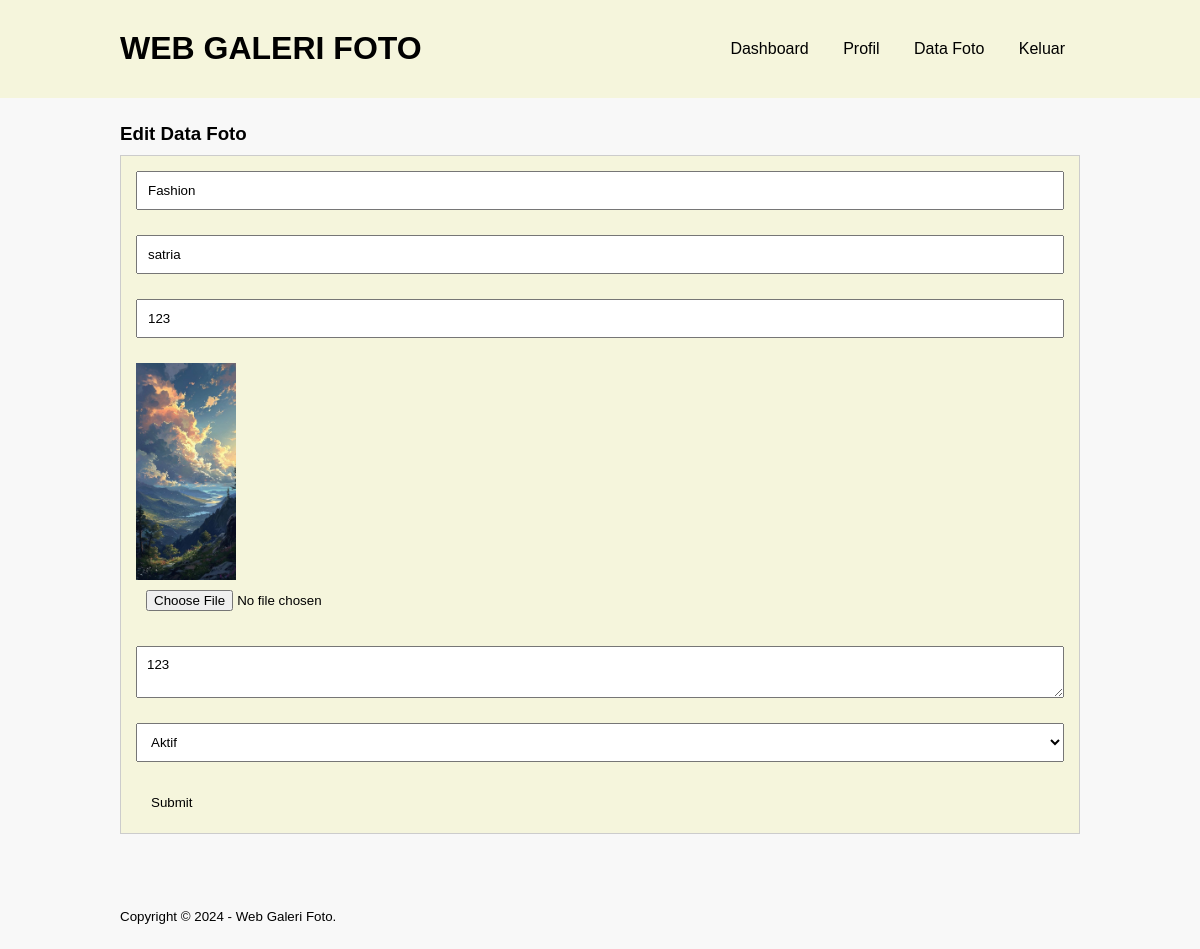
/edit-image.php?id=63 (signed in), run on the app's committed database.
### tables this page shows
CREATE TABLE `tb_image` (
  `image_id` int(11) NOT NULL,
  `category_id` int(11) NOT NULL,
  `category_name` varchar(100) NOT NULL,
  `admin_id` int(11) NOT NULL,
  `admin_name` varchar(100) NOT NULL,
  `image_name` varchar(100) NOT NULL,
  `image_description` text NOT NULL,
  `image` varchar(100) NOT NULL,
  `image_status` tinyint(1) NOT NULL,
  `date_created` timestamp NOT NULL DEFAULT CURRENT_TIMESTAMP ON UPDATE CURRENT_TIMESTAMP
);

### edit-image.php (the view, shortened to what this page needs)
<?php
	include 'db.php';
	$produk = mysqli_query($conn, "SELECT * FROM  tb_image WHERE image_id = '".$_GET['id']."'");
	$p = mysqli_fetch_object($produk);
?>
<!DOCTYPE html PUBLIC "-//W3C//DTD XHTML 1.0 Transitional//EN" "http://www.w3.org/TR/xhtml1/DTD/xhtml1-transitional.dtd">
<html xmlns="http://www.w3.org/1999/xhtml">
<head>
<link rel="stylesheet" type="text/css" href="css/style.css">
</head>
<body>
     <header>
        <div class="container">
        <h1><a href="dashboard.php">WEB GALERI FOTO</a></h1>
        <ul>
           <li><a href="dashboard.php">Dashboard</a></li>
           <li><a href="profil.php">Profil</a></li>
           <li><a href="data-image.php">Data Foto</a></li>
           <li><a href="Keluar.php">Keluar</a></li>
        </ul>
        </div>
    </header>
    <div class="section">
        <div class="container">
            <h3>Edit Data Foto</h3>
            <div class="box">
    <form action="" method="POST" enctype="multipart/form-data">
            <input type="text" name="kategori" class="input-control" placeholder="Kategori Foto" value="<?php echo $p->category_name ?>" readonly="readonly">
            <input type="text" name="namauser" class="input-control" placeholder="Nama User" value="<?php echo $p->admin_name ?>" readonly="readonly">
            <input type="text" name="nama" class="input-control" placeholder="Nama Foto" value="<?php echo $p->image_name ?>" required>
                   <img src="foto/<?php echo $p->image ?>" width="100px" />
                   <input type="file" name="gambar" class="input-control">
                   <textarea class="input-control" name="deskripsi" placeholder="Deskripsi"><?php echo $p->image_description ?></textarea><br />
                   <select class="input-control" name="status">
                       <option value="1" <?php echo ($p->image_status == 1)? 'selected':''; ?>>Aktif</option>
                   </select>
                   <input type="submit" name="submit" value="Submit" class="btn">
               </form>
        </div>
        </div>
    </div>
     <footer>
        <div class="container">
            <small>Copyright &copy; 2024 - Web Galeri Foto.</small>
        </div>
    </footer>
</body>
</html>

### css/style.css (style rules this page uses)
* { padding: 0; margin: 0; font-family: 'Quicksand', sans-serif; color: #000000; }
body { background-color: #f8f8f8; }
a { color: inherit; text-decoration: none; }
.input-control { width: 100%; padding: 10px; margin-bottom: 25px; box-sizing: border-box; }
.btn { padding: 8px 15px; background-color: #f5f5dc; color: #000; border: none; cursor: pointer; }
header { background: linear-gradient(to right, #f5f5dc, #f5f5dc); color: #fff; padding: 20px 0; text-align: center; }
header h1 { float: left; padding: 10px 0; }
header ul { float: right; }
header ul li { display: inline-block; }
header ul li a { padding: 20px 15px 20px 15px; display: inline-block; }
footer { padding: 25px 0; }
.container { width: 80%; margin: 0 auto; }
.container:after { content: ''; display: block; clear: both; }
.section { padding: 25px 0; }
.box { background: linear-gradient(to right, #f5f5dc, #f5f5dc); border: 1px solid #ccc; padding: 15px; box-sizing: border-box; margin: 10px 0 25px 0; }
.box:after { content: ''; display: block; clear: both; }

### data on the page
tb_image: kategori "Fashion", namauser "satria", nama "123", image (picture), deskripsi "123", status "Aktif"
